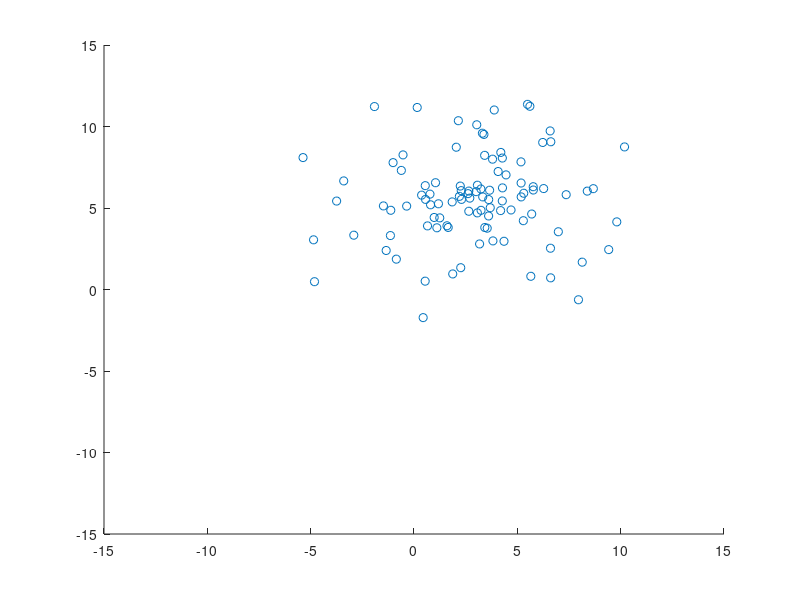

Write MATLAB code to recreate this figure. (Note: this script raises an error after producing the figure.)
% Generating Random Variables %
clear all

R1data=normrnd(3,3,100,1);
R2data=0.5*normrnd(3,3,100,1)+normrnd(4,2,100,1);

meanR1=mean(R1data);
meanR2=mean(R2data);


covM=cov(R1data,R2data,1);


[V,D]=eig(covM);


combined=[R1data-meanR1, R2data-meanR2];

figure
scatter(R1data,R2data)
xlim([-15,15])
ylim([-15,15])


arrow([meanR1, meanR2],[meanR1+D(1,1)*V(1,1), meanR2+D(1,1)*V(2,1)])
arrow([meanR1, meanR2],[meanR1+D(2,2)*V(1,2), meanR2+D(2,2)*V(2,2)])

U=[V(:,2), V(:,1)];


newR1data=(U.')*(combined.');

figure
scatter(newR1data(1,:),newR1data(2,:))
xlim([-15,15])
ylim([-15,15])